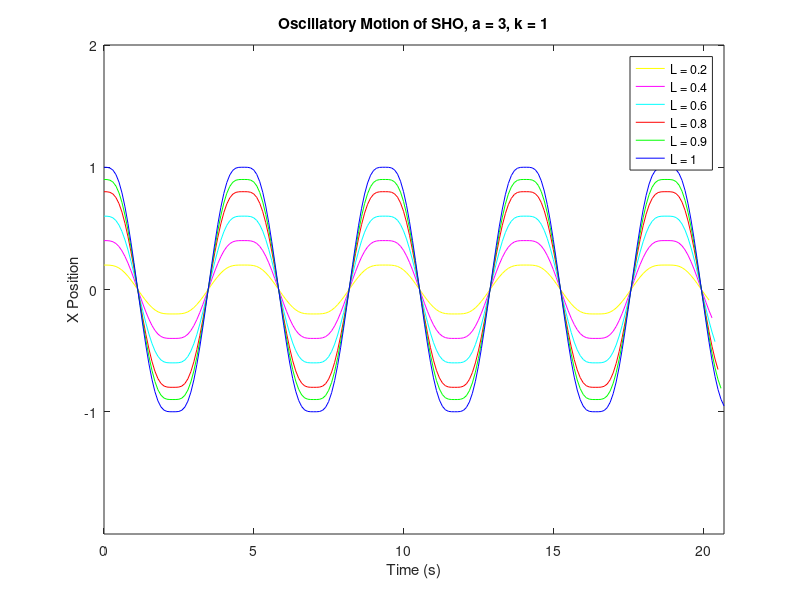

This chart was generated by the following MATLAB code:

%% Problem 3.4
clear all

%initial conditions 
a = 3;
m = 1; %mass of pendulum
l = [0.2,0.4,0.6,0.8,0.9,1]; %length of the wire
color = ['y','m','c','r','g','b']; %color spectrum
g = 9.8; %force of gravity
k = 1;
E(1) = 0; 
K(1) = 0; 
P(1) = 0; 
w(1) = 0; %initial angular velocity 
dt = 0.1;
ft = 20;
t = [0:dt:ft+dt]; %initial element in time array
theta(1) = pi/2; %initial angle of pendulum 
for j = 1:length(l)
    
x(1) = l(j)*sin(theta(1));

for i = 1:length(t)
    %calculating the motion of the pendulum itself
    w(i+1) = w(i)-k*(theta(i)^a)*dt;
    theta(i+1) = theta(i) + w(i+1)*dt;
    t(i+1) = t(i) + dt;
    x(i+1) = l(j)*sin(theta(i+1));
    
    %calculating energy for over the entire loop
    %K(i+1) = (1/2)*m*(l^2)*(w(i)^2)*dt;
    %P(i+1) = m*g*l*(theta(i)^2)*dt;
    %E(i+1) = K(i+1) + P(i+1);
end

c = color(j);
plot(t,x,c); 
hold on
end

min_ax = min(x)-1;
max_ax = max(x)+1;
axis([0, t(end), min_ax, max_ax]);
legend('L = 0.2','L = 0.4','L = 0.6','L = 0.8','L = 0.9','L = 1');
title('Oscillatory Motion of SHO, a = 3, k = 1')
xlabel('Time (s)')
ylabel('X Position')